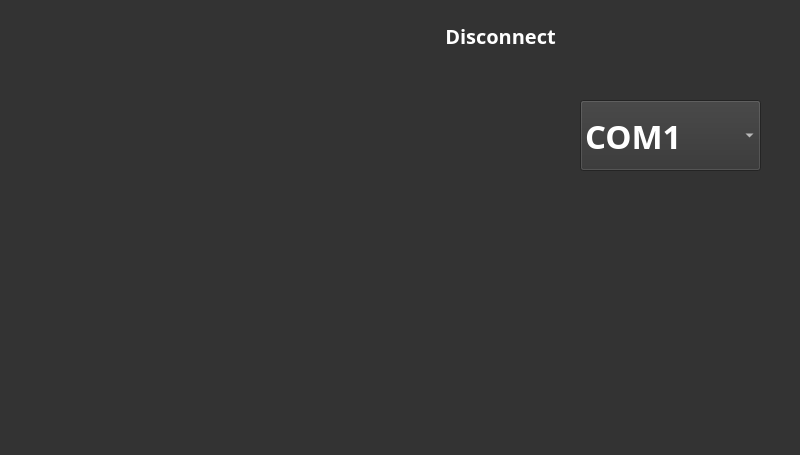
<?xml version="1.0" encoding="UTF-8"?>
<ui version="4.0">
 <class>fourth_window</class>
 <widget class="QWidget" name="fourth_window">
  <property name="geometry">
   <rect>
    <x>0</x>
    <y>0</y>
    <width>800</width>
    <height>455</height>
   </rect>
  </property>
  <property name="sizePolicy">
   <sizepolicy hsizetype="Fixed" vsizetype="Preferred">
    <horstretch>0</horstretch>
    <verstretch>0</verstretch>
   </sizepolicy>
  </property>
  <property name="windowTitle">
   <string>Snake_Robot_Controller</string>
  </property>
  <property name="windowIcon">
   <iconset>
    <normaloff>:/images/gui_png/rodu.png</normaloff>:/images/gui_png/rodu.png</iconset>
  </property>
  <property name="styleSheet">
   <string notr="true">background: #333;</string>
  </property>
  <widget class="QPushButton" name="pushButton_6">
   <property name="geometry">
    <rect>
     <x>21</x>
     <y>14</y>
     <width>61</width>
     <height>61</height>
    </rect>
   </property>
   <property name="text">
    <string/>
   </property>
   <property name="icon">
    <iconset>
     <normaloff>:/images/gui_png/home.png</normaloff>:/images/gui_png/home.png</iconset>
   </property>
   <property name="iconSize">
    <size>
     <width>80</width>
     <height>80</height>
    </size>
   </property>
   <property name="autoDefault">
    <bool>false</bool>
   </property>
   <property name="default">
    <bool>false</bool>
   </property>
   <property name="flat">
    <bool>true</bool>
   </property>
  </widget>
  <widget class="QComboBox" name="combo">
   <property name="geometry">
    <rect>
     <x>580</x>
     <y>100</y>
     <width>181</width>
     <height>71</height>
    </rect>
   </property>
   <property name="font">
    <font>
     <family>Noto Sans</family>
     <pointsize>25</pointsize>
     <weight>75</weight>
     <italic>false</italic>
     <bold>true</bold>
    </font>
   </property>
   <property name="styleSheet">
    <string notr="true">color : white;
font-family: Noto Sans;
font-style: normal;
font-weight: 600;
line-height: normal;
</string>
   </property>
   <item>
    <property name="text">
     <string>COM1</string>
    </property>
   </item>
   <item>
    <property name="text">
     <string>COM2</string>
    </property>
   </item>
   <item>
    <property name="text">
     <string>COM3</string>
    </property>
   </item>
   <item>
    <property name="text">
     <string>COM4</string>
    </property>
   </item>
   <item>
    <property name="text">
     <string>COM5</string>
    </property>
   </item>
   <item>
    <property name="text">
     <string>COM6</string>
    </property>
   </item>
   <item>
    <property name="text">
     <string>COM7</string>
    </property>
   </item>
   <item>
    <property name="text">
     <string>COM8</string>
    </property>
   </item>
   <item>
    <property name="text">
     <string>COM9</string>
    </property>
   </item>
   <item>
    <property name="text">
     <string>COM10</string>
    </property>
   </item>
   <item>
    <property name="text">
     <string>COM11</string>
    </property>
   </item>
   <item>
    <property name="text">
     <string>COM12</string>
    </property>
   </item>
   <item>
    <property name="text">
     <string>COM13</string>
    </property>
   </item>
   <item>
    <property name="text">
     <string>COM14</string>
    </property>
   </item>
   <item>
    <property name="text">
     <string>COM15</string>
    </property>
   </item>
   <item>
    <property name="text">
     <string>COM16</string>
    </property>
   </item>
   <item>
    <property name="text">
     <string>COM17</string>
    </property>
   </item>
   <item>
    <property name="text">
     <string>COM18</string>
    </property>
   </item>
   <item>
    <property name="text">
     <string>COM19</string>
    </property>
   </item>
   <item>
    <property name="text">
     <string>COM20</string>
    </property>
   </item>
   <item>
    <property name="text">
     <string>COM21</string>
    </property>
   </item>
   <item>
    <property name="text">
     <string>COM22</string>
    </property>
   </item>
   <item>
    <property name="text">
     <string>COM23</string>
    </property>
   </item>
   <item>
    <property name="text">
     <string>COM24</string>
    </property>
   </item>
   <item>
    <property name="text">
     <string>COM25</string>
    </property>
   </item>
   <item>
    <property name="text">
     <string>COM26</string>
    </property>
   </item>
   <item>
    <property name="text">
     <string>COM27</string>
    </property>
   </item>
   <item>
    <property name="text">
     <string>COM28</string>
    </property>
   </item>
   <item>
    <property name="text">
     <string>COM29</string>
    </property>
   </item>
   <item>
    <property name="text">
     <string>COM30</string>
    </property>
   </item>
  </widget>
  <widget class="QPushButton" name="pushButton">
   <property name="geometry">
    <rect>
     <x>580</x>
     <y>350</y>
     <width>180</width>
     <height>70</height>
    </rect>
   </property>
   <property name="font">
    <font>
     <family>Noto Sans</family>
     <pointsize>20</pointsize>
     <weight>75</weight>
     <italic>false</italic>
     <bold>true</bold>
     <kerning>true</kerning>
    </font>
   </property>
   <property name="styleSheet">
    <string notr="true">color : white;
font-family: Noto Sans;
font-style: normal;
font-weight: 600;
line-height: normal;</string>
   </property>
   <property name="text">
    <string/>
   </property>
   <property name="icon">
    <iconset>
     <normaloff>:/images/gui_png/connect.png</normaloff>:/images/gui_png/connect.png</iconset>
   </property>
   <property name="iconSize">
    <size>
     <width>180</width>
     <height>70</height>
    </size>
   </property>
   <property name="checkable">
    <bool>false</bool>
   </property>
   <property name="autoRepeat">
    <bool>false</bool>
   </property>
   <property name="autoDefault">
    <bool>false</bool>
   </property>
   <property name="default">
    <bool>false</bool>
   </property>
   <property name="flat">
    <bool>true</bool>
   </property>
  </widget>
  <widget class="QLabel" name="label_connect">
   <property name="geometry">
    <rect>
     <x>440</x>
     <y>20</y>
     <width>121</width>
     <height>31</height>
    </rect>
   </property>
   <property name="font">
    <font>
     <family>Noto Sans</family>
     <pointsize>15</pointsize>
     <weight>75</weight>
     <italic>false</italic>
     <bold>true</bold>
     <underline>false</underline>
    </font>
   </property>
   <property name="styleSheet">
    <string notr="true">color : white;
font-family: Noto Sans;
font-style: normal;
line-height: normal;</string>
   </property>
   <property name="text">
    <string>Disconnect</string>
   </property>
   <property name="alignment">
    <set>Qt::AlignCenter</set>
   </property>
  </widget>
  <widget class="QLabel" name="label">
   <property name="geometry">
    <rect>
     <x>30</x>
     <y>110</y>
     <width>501</width>
     <height>391</height>
    </rect>
   </property>
   <property name="text">
    <string/>
   </property>
   <property name="pixmap">
    <pixmap>:/images/gui_png/snake.png</pixmap>
   </property>
   <property name="alignment">
    <set>Qt::AlignCenter</set>
   </property>
  </widget>
 </widget>
 <resources/>
 <connections>
  <connection>
   <sender>pushButton_6</sender>
   <signal>clicked()</signal>
   <receiver>fourth_window</receiver>
   <slot>page1()</slot>
   <hints>
    <hint type="sourcelabel">
     <x>61</x>
     <y>81</y>
    </hint>
    <hint type="destinationlabel">
     <x>147</x>
     <y>64</y>
    </hint>
   </hints>
  </connection>
  <connection>
   <sender>pushButton</sender>
   <signal>clicked()</signal>
   <receiver>fourth_window</receiver>
   <slot>connect()</slot>
   <hints>
    <hint type="sourcelabel">
     <x>623</x>
     <y>356</y>
    </hint>
    <hint type="destinationlabel">
     <x>435</x>
     <y>207</y>
    </hint>
   </hints>
  </connection>
 </connections>
 <slots>
  <slot>rad_up()</slot>
  <slot>slot1()</slot>
  <slot>rad_down()</slot>
  <slot>vel_up()</slot>
  <slot>vel_down()</slot>
  <slot>set_1()</slot>
  <slot>set_2()</slot>
  <slot>set_3()</slot>
  <slot>set_4()</slot>
  <slot>save()</slot>
  <slot>change()</slot>
  <slot>connect()</slot>
 </slots>
</ui>
